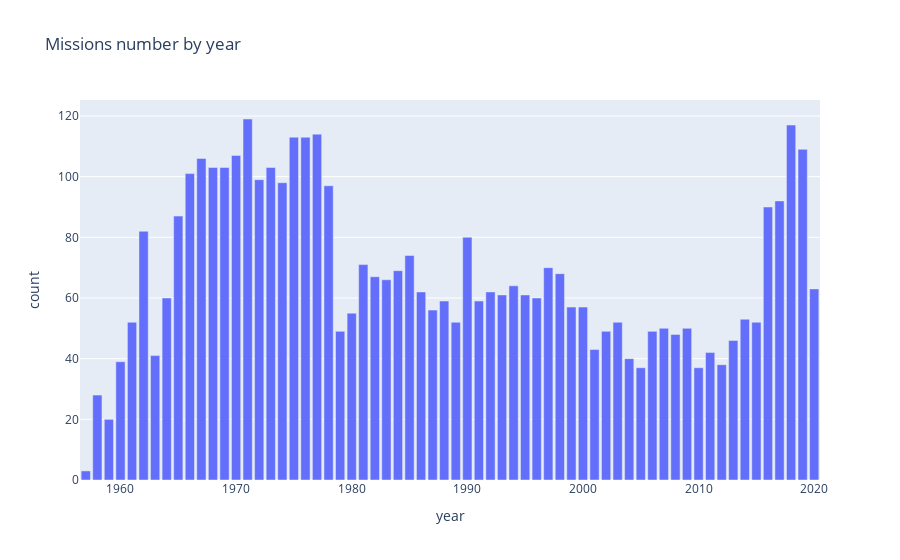

The notebook cell this image was saved under:
### Markdown cell above
# Chart the Number of Launches per Year

### Code cell
# Converted the date to the datetime object, then extracted the year from the datetime object.
df_data['date'] = pd.to_datetime(df_data['Date'])
df_data['year'] = df_data['date'].apply(lambda datetime: datetime.year)
# df_data['year'].head()

# Counted the number of times the same year is mentioned.
ds = df_data['year'].value_counts().reset_index()
ds.columns = [
    'year', 
    'count'
]
# Passing the year and the count to the bar graph.
fig = px.bar(
    ds, 
    x='year', 
    y="count", 
    orientation='v', 
    title='Missions number by year' 
#     width=800
)
fig.show()

### Figure 1 — Plotly figure (JSON) as saved in the notebook; plotly's stock layout.template omitted (floating-point values rounded to 4 significant figures)
{"data": [{"alignmentgroup": "True", "hovertemplate": "year=%{x}<br>count=%{y}<extra></extra>", "legendgroup": "", "marker": {"color": "#636efa", "pattern": {"shape": ""}}, "name": "", "offsetgroup": "", "orientation": "v", "showlegend": false, "textposition": "auto", "type": "bar", "x": [1971, 2018, 1977, 1975, 1976, 2019, 1970, 1967, 1973, 1968, 1969, 1966, 1972, 1974, 1978, 2017, 2016, 1965, 1962, 1990, 1985, 1981, 1997, 1984, 1998, 1982, 1983, 1994, 2020, 1992, 1986, 1993, 1995, 1996, 1964, 1988, 1991, 1999, 2000, 1987, 1980, 2014, 1961, 2003, 2015, 1989, 2009, 2007, 1979, 2002, 2006, 2008, 2013, 2001, 2011, 1963, 2004, 1960, 2012, 2010, 2005, 1958, 1959, 1957], "xaxis": "x", "y": [119, 117, 114, 113, 113, 109, 107, 106, 103, 103, 103, 101, 99, 98, 97, 92, 90, 87, 82, 80, 74, 71, 70, 69, 68, 67, 66, 64, 63, 62, 62, 61, 61, 60, 60, 59, 59, 57, 57, 56, 55, 53, 52, 52, 52, 52, 50, 50, 49, 49, 49, 48, 46, 43, 42, 41, 40, 39, 38, 37, 37, 28, 20, 3], "yaxis": "y"}], "layout": {"barmode": "relative", "legend": {"tracegroupgap": 0}, "title": {"text": "Missions number by year"}, "xaxis": {"anchor": "y", "domain": [0, 1], "title": {"text": "year"}}, "yaxis": {"anchor": "x", "domain": [0, 1], "title": {"text": "count"}}}}
